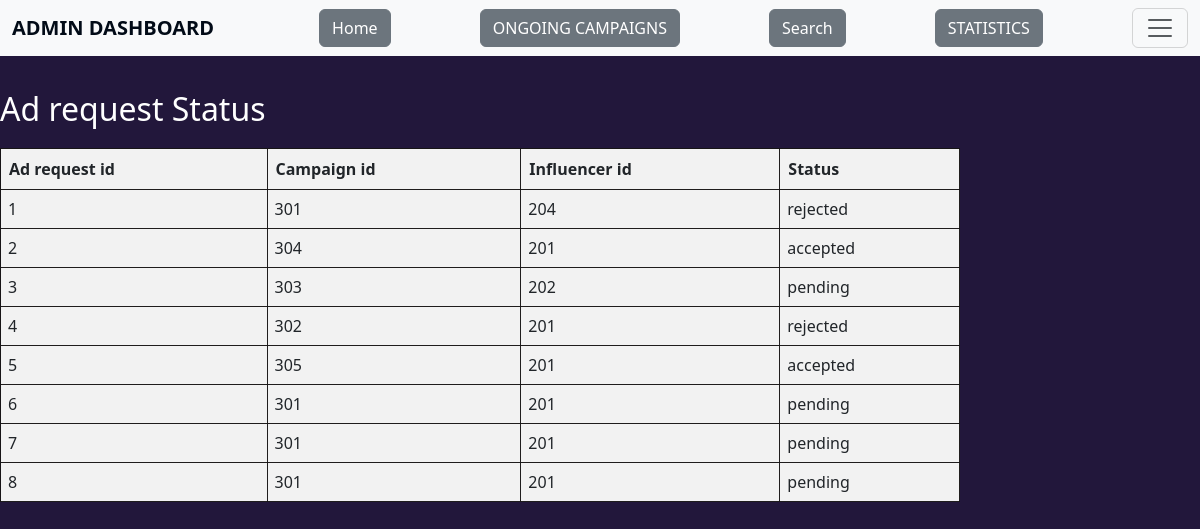
Page /adreq_status on the earlier database version.
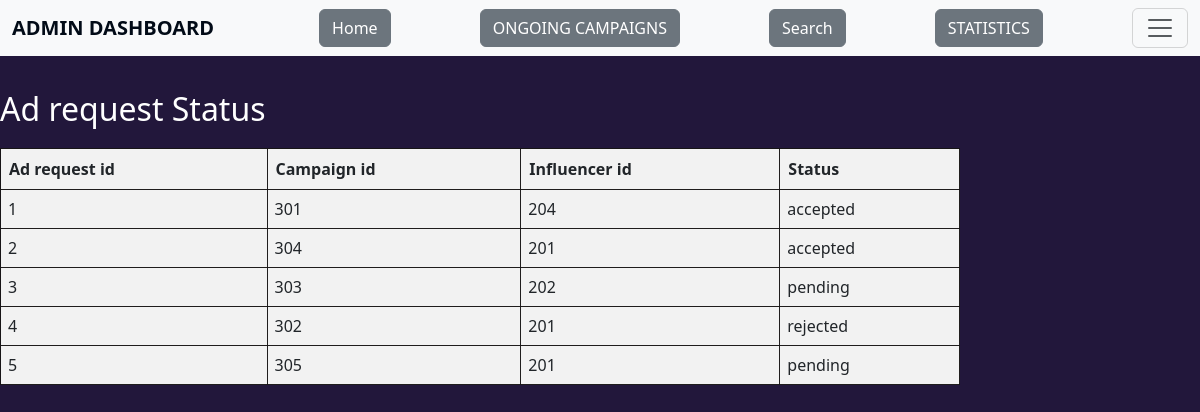
Same page on the later database version.
### application/models.py (models this page shows)
class Adrequest(db.Model):
    __tablename__="adrequest"
    adreq_id=db.Column(db.Integer,primary_key=True,nullable=False)
    adreq_name=db.Column(db.String,nullable=False)
    inf_id=db.Column(db.Integer,db.ForeignKey("influencer.inf_id"),nullable=False)
    camp_id=db.Column(db.Integer,db.ForeignKey("campaign.camp_id"),nullable=False)
    messages=db.Column(db.String)
    requirements=db.Column(db.String)
    pay_amount=db.Column(db.Integer,nullable=False)
    status=db.Column(db.String,nullable=False,default="pending")

### application/controllers.py (the view)
@app.route("/adreq_status",methods=["GET"])
def adreq_status():
    adreq=Adrequest.query.all()
    return render_template("adreq_status.html",adreq=adreq)

### templates/adreq_status.html (shortened to what this page needs)
<!DOCTYPE html>
<html lang="en">
<head>
    <link href="https://cdn.jsdelivr.net/npm/bootstrap@5.3.3/dist/css/bootstrap.min.css" rel="stylesheet">
</head>
<nav class="navbar bg-body-tertiary fixed-top">
    <div class="container-fluid">
        <a class="navbar-brand" href="/">ADMIN DASHBOARD</a>
        <a href="/admin_dashboard"><button class="btn btn-secondary">Home</button></a>
        <a href="/ongoing_camp"><button class="btn btn-secondary">ONGOING CAMPAIGNS</button></a>
        <a href="{{url_for('adminsearch', search_type='common')}}"><button class="btn btn-secondary">Search</button></a>
        <a href="/admin_summary"><button class="btn btn-secondary">STATISTICS</button></a>
        <button class="navbar-toggler" type="button" data-bs-toggle="offcanvas" data-bs-target="#offcanvasNavbar" aria-controls="offcanvasNavbar" aria-label="Toggle navigation">
            <span class="navbar-toggler-icon"></span>
        </button>
    </div>
  </nav>
    <h2 class="white">Ad request Status</h2>
    <table id="ongoing-campaigns">
        <tr>
            <th>Ad request id</th>
            <th>Campaign id</th>
            <th>Influencer id</th>
            <th>Status</th>
        </tr>
        {%for i in adreq%}
            <tr>
                <td>{{i.adreq_id}}</td>
                <td>{{i.camp_id}}</td>
                <td>{{i.inf_id}}</td>
                <td>{{i.status}}</td>
            </tr>
        {%endfor%}
    </table>
</body>
</html>

Differences in the rows shown:
removed Adrequest: adreq_id "6", camp_id "301", inf_id "201", status "pending"
removed Adrequest: adreq_id "7", camp_id "301", inf_id "201", status "pending"
removed Adrequest: adreq_id "8", camp_id "301", inf_id "201", status "pending"
changed Adrequest id 1: status "rejected" → "accepted"
changed Adrequest id 5: status "accepted" → "pending"
